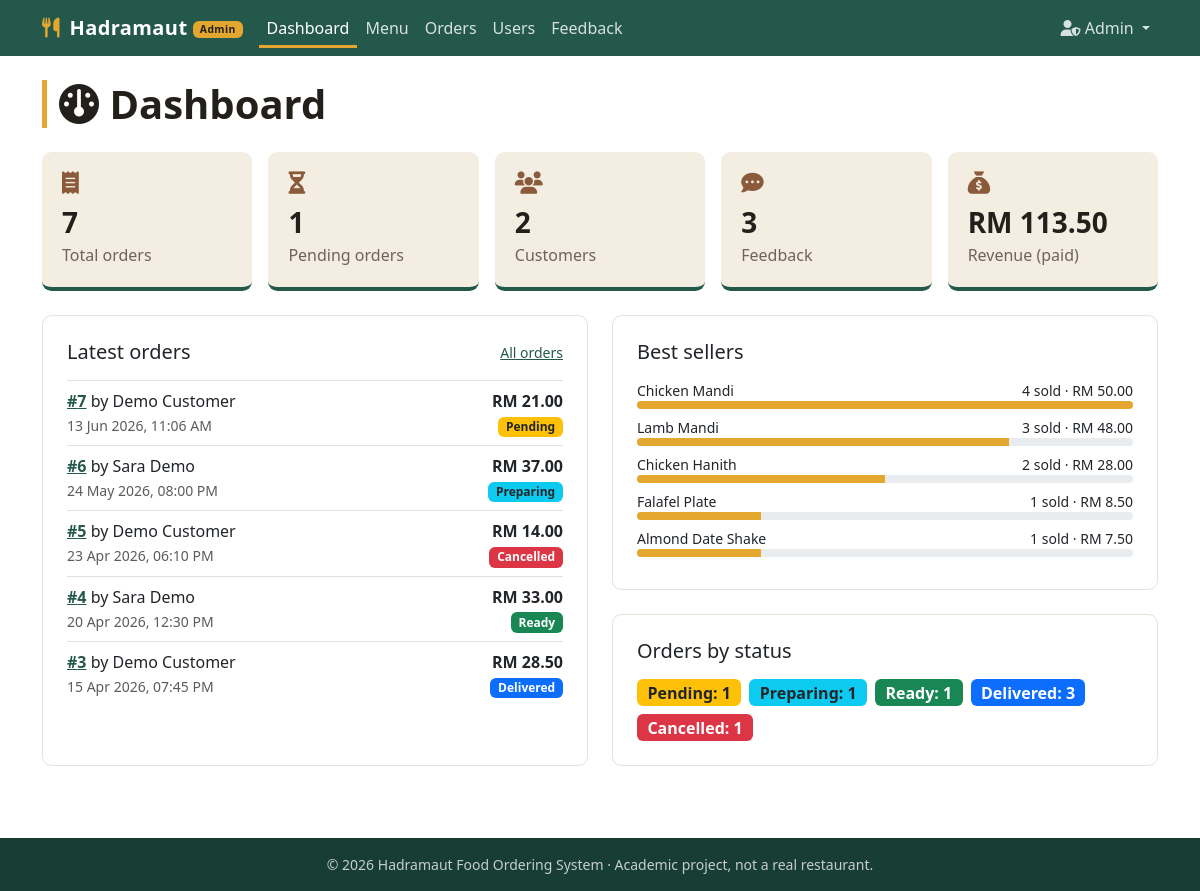
/dashboard.php (signed in), run on the app's committed database.
### tables this page shows
CREATE TABLE orders (
    id                INT UNSIGNED NOT NULL AUTO_INCREMENT,
    user_id           INT UNSIGNED NOT NULL,
    total_amount      DECIMAL(10,2) NOT NULL COMMENT 'items + delivery_fee',
    delivery_fee      DECIMAL(10,2) NOT NULL DEFAULT 0.00,
    delivery_type     ENUM('Delivery','Pickup') NOT NULL DEFAULT 'Delivery',
    delivery_address  TEXT NOT NULL,
    payment_method    ENUM('Cash','Card') NOT NULL,
    payment_status    ENUM('Pending','Paid') NOT NULL DEFAULT 'Pending',
    order_status      ENUM('Pending','Preparing','Ready','Delivered','Cancelled') NOT NULL DEFAULT 'Pending',
    order_date        TIMESTAMP NOT NULL DEFAULT CURRENT_TIMESTAMP,
    PRIMARY KEY (id),
    KEY idx_orders_user (user_id),
    KEY idx_orders_status (order_status),
    CONSTRAINT fk_orders_user FOREIGN KEY (user_id) REFERENCES users (id) ON DELETE CASCADE
);

CREATE TABLE users (
    id            INT UNSIGNED NOT NULL AUTO_INCREMENT,
    name          VARCHAR(100) NOT NULL,
    email         VARCHAR(150) NOT NULL,
    phone_number  VARCHAR(30)  DEFAULT NULL,
    address       TEXT         DEFAULT NULL,
    password      VARCHAR(255) NOT NULL COMMENT 'password_hash() output, never plain text',
    user_type     ENUM('user','admin') NOT NULL DEFAULT 'user',
    created_at    TIMESTAMP NOT NULL DEFAULT CURRENT_TIMESTAMP,
    PRIMARY KEY (id),
    UNIQUE KEY uq_users_email (email)
);

### lib.php (called while the page is built, shortened)
<?php
function e($value): string
{
    return htmlspecialchars((string) ($value ?? ''), ENT_QUOTES, 'UTF-8');
}
function status_badge_class(string $status): string
{
    switch ($status) {
        case 'Pending':   return 'bg-warning text-dark';
        case 'Preparing': return 'bg-info text-dark';
        case 'Ready':     return 'bg-success';
        case 'Delivered': return 'bg-primary';
        case 'Cancelled': return 'bg-danger';
    }
}

### functions.php (called while the page is built, shortened)
<?php
require_once __DIR__ . '/lib.php';
function money($amount): string
{
    return CURRENCY . ' ' . number_format((float) $amount, 2);
}
function fmt_datetime(string $ts): string
{
    return date('d M Y, h:i A', strtotime($ts));
}

### dashboard.php (the view, shortened to what this page needs)
<?php
require_once __DIR__ . '/../../src/functions.php';
$one = fn(string $sql) => $conn->query($sql)->fetch_row()[0];
$stats = [
    'orders'   => (int) $one('SELECT COUNT(*) FROM orders'),
    'pending'  => (int) $one("SELECT COUNT(*) FROM orders WHERE order_status = 'Pending'"),
    'users'    => (int) $one("SELECT COUNT(*) FROM users WHERE user_type = 'user'"),
    'feedback' => (int) $one('SELECT COUNT(*) FROM feedback'),
    'revenue'  => (float) $one("SELECT COALESCE(SUM(total_amount), 0) FROM orders WHERE payment_status = 'Paid' AND order_status <> 'Cancelled'"),
];
$latest = $conn->query(
    'SELECT o.id, u.name AS user_name, o.total_amount, o.order_status, o.order_date
     FROM orders o JOIN users u ON u.id = o.user_id ORDER BY o.order_date DESC, o.id DESC LIMIT 5'
)->fetch_all(MYSQLI_ASSOC);
$top_items = $conn->query(
    "SELECT m.name, SUM(oi.quantity) AS qty, SUM(oi.quantity * oi.price_at_order) AS sales
     FROM order_items oi
     JOIN orders o ON o.id = oi.order_id AND o.order_status <> 'Cancelled'
     JOIN menu_items m ON m.id = oi.menu_item_id
     GROUP BY m.id, m.name ORDER BY qty DESC, sales DESC LIMIT 5"
)->fetch_all(MYSQLI_ASSOC);
$by_status = [];
foreach ($conn->query('SELECT order_status, COUNT(*) AS n FROM orders GROUP BY order_status')->fetch_all(MYSQLI_ASSOC) as $r) {
    $by_status[$r['order_status']] = (int) $r['n'];
}
$admin_area = true;
include __DIR__ . '/../../src/header.php';
?>
<h1 class="section-title mb-4"><i class="fas fa-gauge"></i> Dashboard</h1>
<div class="row g-3 mb-4">
    <?php foreach ([
        ['Total orders', $stats['orders'], 'fa-receipt'],
        ['Pending orders', $stats['pending'], 'fa-hourglass-half'],
        ['Customers', $stats['users'], 'fa-users'],
        ['Feedback', $stats['feedback'], 'fa-comment-dots'],
        ['Revenue (paid)', money($stats['revenue']), 'fa-sack-dollar'],
    ] as [$label, $value, $icon]): ?>
        <div class="col-6 col-lg">
            <div class="stat-card h-100">
                <i class="fas <?= $icon ?> stat-icon" aria-hidden="true"></i>
                <div class="stat-value"><?= e($value) ?></div>
                <div class="stat-label"><?= e($label) ?></div>
            </div>
        </div>
    <?php endforeach; ?>
</div>
<div class="row g-4">
    <div class="col-lg-6">
        <div class="card p-4 h-100">
            <div class="d-flex justify-content-between align-items-center mb-3">
                <h2 class="h5 mb-0">Latest orders</h2>
                <a href="manage_orders.php" class="small">All orders</a>
            </div>
            <?php if ($latest): ?>
                <ul class="list-group list-group-flush">
                    <?php foreach ($latest as $o): ?>
                        <li class="list-group-item d-flex justify-content-between align-items-center px-0">
                            <div>
                                <a href="view_order_details.php?order_id=<?= (int) $o['id'] ?>" class="fw-semibold">#<?= (int) $o['id'] ?></a>
                                by <?= e($o['user_name']) ?><br>
                                <small class="text-muted"><?= e(fmt_datetime($o['order_date'])) ?></small>
                            </div>
                            <div class="text-end">
                                <div class="fw-bold"><?= money($o['total_amount']) ?></div>
                                <span class="badge <?= status_badge_class($o['order_status']) ?>"><?= e($o['order_status']) ?></span>
                            </div>
                        </li>
                    <?php endforeach; ?>
                </ul>
            <?php else: ?>
                <p class="text-muted mb-0">No orders yet.</p>
            <?php endif; ?>
        </div>
    </div>
    <div class="col-lg-6">
        <div class="card p-4 mb-4">
            <h2 class="h5 mb-3">Best sellers</h2>
            <?php if ($top_items): $max = max(array_column($top_items, 'qty')); ?>
                <?php foreach ($top_items as $t): ?>
                    <div class="mb-2">
                        <div class="d-flex justify-content-between small">
                            <span><?= e($t['name']) ?></span>
                            <span><?= (int) $t['qty'] ?> sold &middot; <?= money($t['sales']) ?></span>
                        </div>
                        <div class="progress" role="progressbar" aria-label="<?= e($t['name']) ?> units sold" aria-valuenow="<?= (int) $t['qty'] ?>" aria-valuemin="0" aria-valuemax="<?= (int) $max ?>" style="height: 8px">
                            <div class="progress-bar bar-saffron" style="width: <?= round($t['qty'] / $max * 100) ?>%"></div>
                        </div>
                    </div>
                <?php endforeach; ?>
            <?php else: ?>
                <p class="text-muted mb-0">No sales yet.</p>
            <?php endif; ?>
        </div>
        <div class="card p-4">
            <h2 class="h5 mb-3">Orders by status</h2>
            <div class="d-flex flex-wrap gap-2">
                <?php foreach (ORDER_STATUSES as $s): ?>
                    <a href="manage_orders.php?status=<?= e($s) ?>" class="badge fs-6 text-decoration-none <?= status_badge_class($s) ?>">
                        <?= e($s) ?>: <?= $by_status[$s] ?? 0 ?>
                    </a>
                <?php endforeach; ?>
            </div>
        </div>
    </div>
</div>
<?php include __DIR__ . '/../../src/footer.php'; ?>

### style.css (style rules this page uses)
:root { --palm: #24584a; --palm-dark: #183e34; --saffron: #e3a72f; --saffron-dark: #c48a17; --mudbrick: #8a5a3b; --sand: #f4ede2; --ink: #23201c; }
body { font-family: system-ui, -apple-system, "Segoe UI", Roboto, "Helvetica Neue", Arial, sans-serif; color: var(--ink); background: #fff; }
a { color: var(--palm); }
.section-title { font-weight: 700; border-left: 5px solid var(--saffron); padding-left: .75rem; }
.card { border: 1px solid #e7e1d7; border-radius: .6rem; }
.stat-card { background: var(--sand); border-radius: .6rem; padding: 1.25rem; border-bottom: 4px solid var(--palm); }
.stat-icon { color: var(--mudbrick); font-size: 1.4rem; }
.stat-value { font-size: 1.75rem; font-weight: 700; margin-top: .25rem; }
.stat-label { color: #6c645a; }
.bar-saffron { background: var(--saffron); }

### data on the page
orders: id "7", user.name "Demo Customer", order_date "13 Jun 2026, 11:06 AM", total_amount "RM 21.00", order_status "Pending"
orders: id "6", user.name "Sara Demo", order_date "24 May 2026, 08:00 PM", total_amount "RM 37.00", order_status "Preparing"
orders: id "5", user.name "Demo Customer", order_date "23 Apr 2026, 06:10 PM", total_amount "RM 14.00", order_status "Cancelled"
orders: id "4", user.name "Sara Demo", order_date "20 Apr 2026, 12:30 PM", total_amount "RM 33.00", order_status "Ready"
orders: id "3", user.name "Demo Customer", order_date "15 Apr 2026, 07:45 PM", total_amount "RM 28.50", order_status "Delivered"

### other printed values
$label "Dashboard"
$label "Menu"
$label "Orders"
$label "Users"
$label "Feedback"
$_SESSION['user_name'] "Admin"
$value "7"
$label "Total orders"
$value "1"
$label "Pending orders"
$value "2"
$label "Customers"
$value "3"
$value "RM 113.50"
$label "Revenue (paid)"
